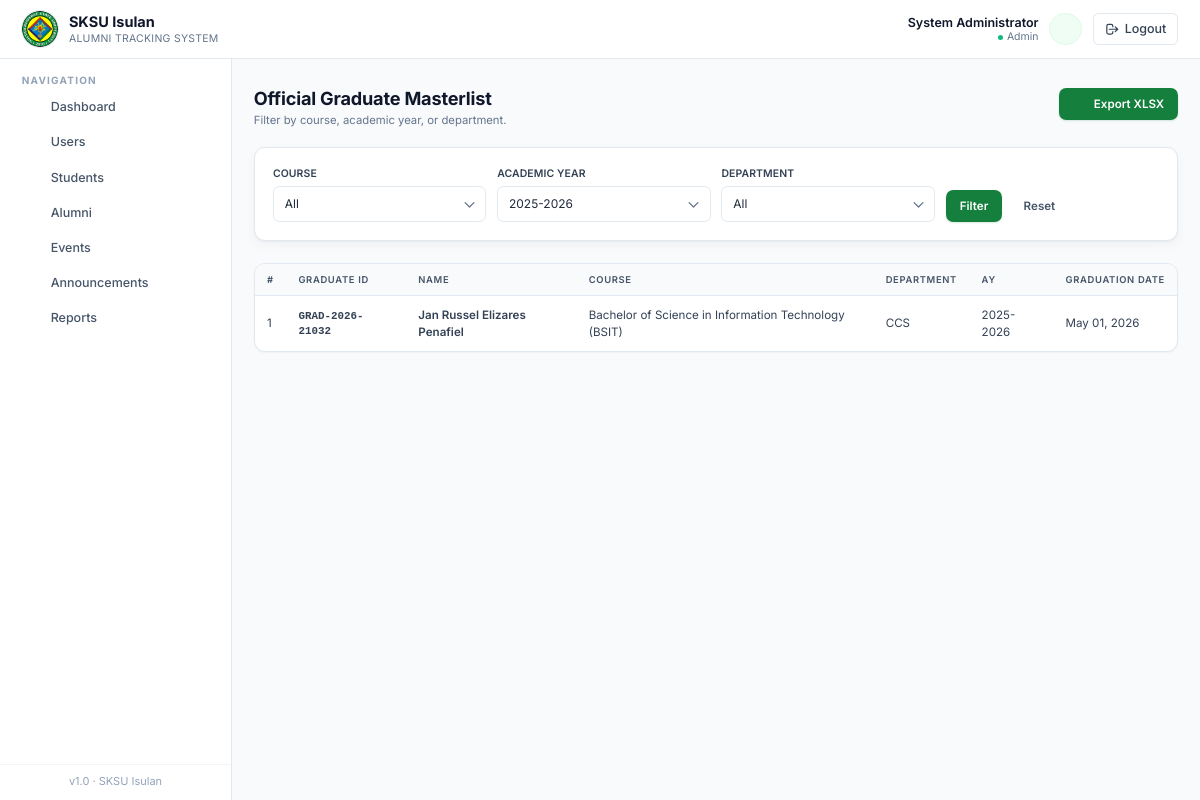
The app's page /pages/registrar/masterlist.php?year=2025-2026 (signed in), older data.
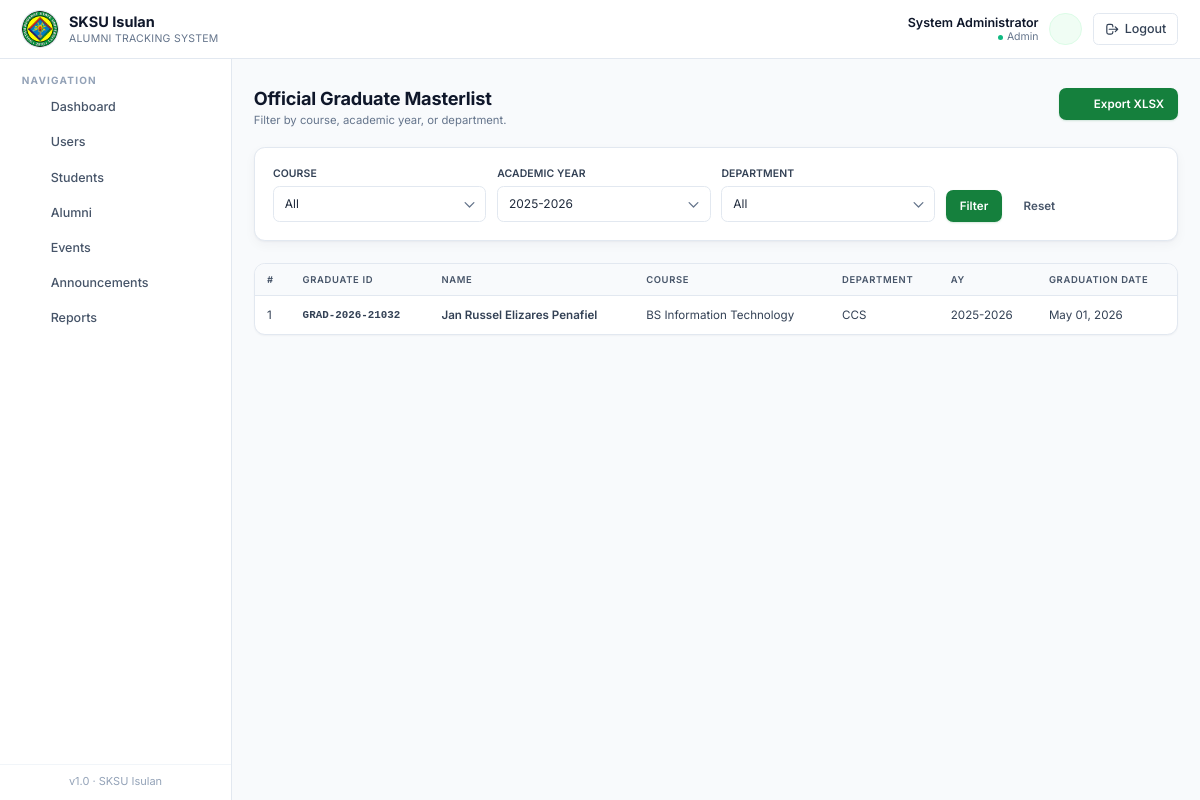
The same page, newer data.
### tables this page shows
CREATE TABLE `graduates` (
  `id` int(11) NOT NULL,
  `student_id` int(11) NOT NULL,
  `graduate_id` varchar(30) NOT NULL,
  `course` varchar(120) DEFAULT NULL,
  `department` varchar(120) DEFAULT NULL,
  `academic_year` varchar(20) DEFAULT NULL,
  `graduation_date` date DEFAULT NULL,
  `honors` varchar(80) DEFAULT NULL,
  `approved_by` int(11) DEFAULT NULL,
  `approved_at` datetime DEFAULT current_timestamp()
);

CREATE TABLE `users` (
  `id` int(11) NOT NULL,
  `full_name` varchar(150) NOT NULL,
  `email` varchar(150) NOT NULL,
  `password` varchar(255) NOT NULL,
  `role` enum('student','registrar','alumni','admin') NOT NULL DEFAULT 'student',
  `contact` varchar(30) DEFAULT NULL,
  `address` varchar(255) DEFAULT NULL,
  `status` enum('active','inactive') DEFAULT 'active',
  `created_at` datetime DEFAULT current_timestamp()
);

### includes/db.php (called while the page is built, shortened)
<?php
function db_select($conn, $sql, $types = '', $params = []) {
    $stmt = mysqli_prepare($conn, $sql);
    if (!empty($params)) {
        mysqli_stmt_bind_param($stmt, $types, ...$params);
    }
    mysqli_stmt_execute($stmt);
    $result = mysqli_stmt_get_result($stmt);
    $rows = [];
    while ($row = mysqli_fetch_assoc($result)) {
        $rows[] = $row;
    }
    return $rows;
}
function e($value) {
    return htmlspecialchars((string)$value, ENT_QUOTES, 'UTF-8');
}

### includes/helpers.php (called while the page is built, shortened)
<?php
function fmt_date($date) {
    return date('M d, Y', strtotime($date));
}
function paginate(array $rows, int $per_page = 10, string $param = 'page'): array {
    $total = count($rows);
    $pages = max(1, (int)ceil($total / max(1, $per_page)));
    $page  = max(1, min($pages, (int)($_GET[$param] ?? 1)));
    $start = ($page - 1) * $per_page;
    $slice = array_slice($rows, $start, $per_page);
    return [
        'rows'     => $slice,
        'page'     => $page,
        'pages'    => $pages,
        'total'    => $total,
        'per_page' => $per_page,
        'from'     => $total ? $start + 1 : 0,
        'to'       => $start + count($slice),
        'param'    => $param,
    ];
}

### pages/registrar/masterlist.php (the view, shortened to what the changed rows need)
<?php
require_once __DIR__ . '/../../includes/auth.php';
require_once __DIR__ . '/../../includes/helpers.php';
$year   = $_GET['year'] ?? '';
$conds = ['1'];
$types = '';
$params = [];
if ($year)   { $conds[] = 'g.academic_year = ?'; $types .= 's'; $params[] = $year; }
$where = implode(' AND ', $conds);
$all_rows = db_select($conn,
    "SELECT g.*, u.full_name, u.email FROM graduates g
     JOIN students s ON s.id=g.student_id JOIN users u ON u.id=s.user_id
     WHERE $where ORDER BY g.course, u.full_name", $types, $params);
$pg = paginate($all_rows, 15);
$years   = db_select($conn, "SELECT DISTINCT academic_year FROM graduates WHERE academic_year IS NOT NULL ORDER BY academic_year DESC");
include __DIR__ . '/../../templates/header.php';
?>
<main class="flex-1 px-4 sm:px-6 py-8">
  <div class="page-head">
    <div>
      <h1>Official Graduate Masterlist</h1>
    </div>
  </div>
  <div class="table-wrap has-pagination overflow-x-auto">
    <table class="table-clean">
      <thead>
        <tr>
          <th class="pl-6">#</th>
          <th>Graduate ID</th>
          <th>Name</th>
          <th>Course</th>
          <th>Department</th>
          <th>AY</th>
          <th class="pr-6">Graduation Date</th>
        </tr>
      </thead>
      <tbody>
        <?php $i = ($pg['page'] - 1) * $pg['per_page']; foreach ($rows as $r): $i++; ?>
          <tr>
            <td class="pl-6 text-ink-500" data-label="#"><?= $i ?></td>
            <td class="font-mono text-xs font-bold text-crimson-700" data-label="Graduate ID"><?= e($r['graduate_id']) ?></td>
            <td class="font-semibold text-ink-900" data-label="Name"><?= e($r['full_name']) ?></td>
            <td class="text-ink-700" data-label="Course"><?= e($r['course']) ?></td>
            <td class="text-ink-600" data-label="Department"><?= e($r['department']) ?></td>
            <td class="text-ink-600" data-label="AY"><?= e($r['academic_year']) ?></td>
            <td class="pr-6 text-ink-600" data-label="Graduation Date"><?= fmt_date($r['graduation_date']) ?></td>
          </tr>
        <?php endforeach; ?>
      </tbody>
    </table>
  </div>
</main>
<?php include __DIR__ . '/../../templates/footer.php'; ?>

Row changes from the older to the newer data that the page shows:
changed graduates "CCS": course "Bachelor of Science in Information Technology (BSIT)" → "BS Information Technology"
